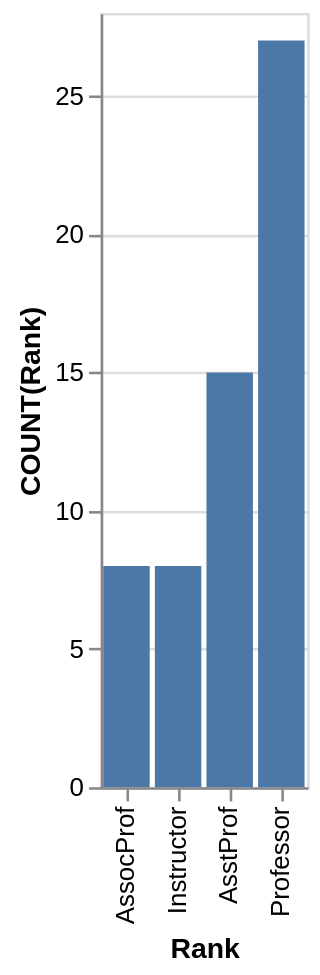

Specify this chart in Vega-Lite:
### Vega-Lite specification from a JSON file in a GitHub repository (floating-point values rounded to 4 significant figures)
{"data": {"values": [{"x_data": "AssocProf", "y_data": 8}, {"x_data": "Instructor", "y_data": 8}, {"x_data": "AsstProf", "y_data": 15}, {"x_data": "Professor", "y_data": 27}]}, "mark": "bar", "encoding": {"x": {"field": "x_data", "type": "nominal", "title": "Rank", "sort": {"op": "sum", "field": "y_data", "order": "ascending"}}, "y": {"field": "y_data", "type": "quantitative", "title": "COUNT(Rank)"}}}
